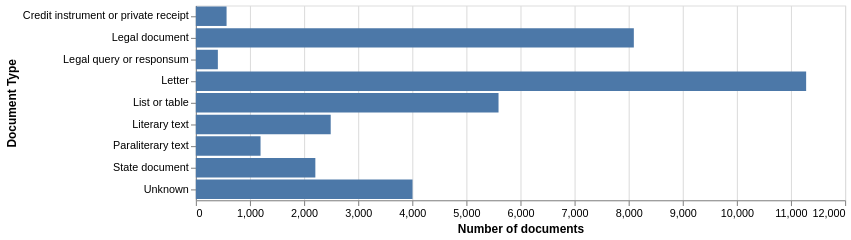

The code cell stored with this chart in its notebook:
### Code cell
# omit Inscription, currently only 5 items
doctype_chart = alt.Chart(doctype_counts[doctype_counts['count'] > 10]).mark_bar().encode(
    y=alt.Y('type', title="Document Type"),
    x=alt.X('count', title="Number of documents")
).properties(
    # title="Documents by type",
    width=600
)
doctype_chart.save(f"{chart_dir}/document_types.pdf")
doctype_chart

### Figure 1 — Vega-Lite specification as saved in the notebook (floating-point values rounded to 4 significant figures)
{"config": {"view": {"continuousWidth": 300, "continuousHeight": 300}}, "data": {"name": "data-b9cfd923742805e62458c047fe363137"}, "mark": {"type": "bar"}, "encoding": {"x": {"field": "count", "title": "Number of documents", "type": "quantitative"}, "y": {"field": "type", "title": "Document Type", "type": "nominal"}}, "width": 600, "$schema": "https://vega.github.io/schema/vega-lite/v5.20.1.json", "datasets": {"data-b9cfd923742805e62458c047fe363137": [{"type": "Letter", "count": 11281}, {"type": "Legal document", "count": 8096}, {"type": "List or table", "count": 5595}, {"type": "Unknown", "count": 4005}, {"type": "Literary text", "count": 2493}, {"type": "State document", "count": 2209}, {"type": "Paraliterary text", "count": 1196}, {"type": "Credit instrument or private receipt", "count": 568}, {"type": "Legal query or responsum", "count": 407}]}}
